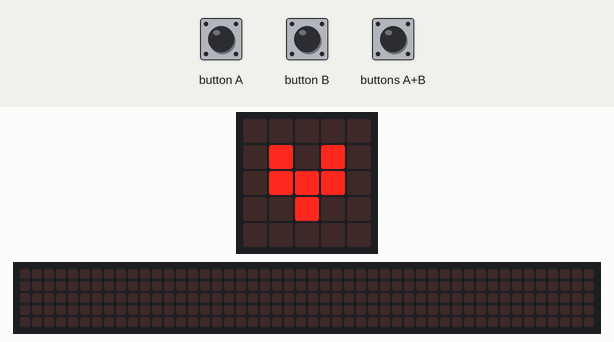
Simulated run of this program. Board: BBC micro:bit running MicroPython. Shown: the board's 5×5 LED display, a strip that is not on the board, showing the scrolling text unrolled. The inputs (shaded band) are chosen by the test bench. The 48×5 strip is a reading aid, not a part: it shows the text the display is scrolling, unrolled, one strip-width of it at a time.

Above: at 0.9 s.
1.3 s: buttons A+B pressed for 1 s
At 1.69 s:
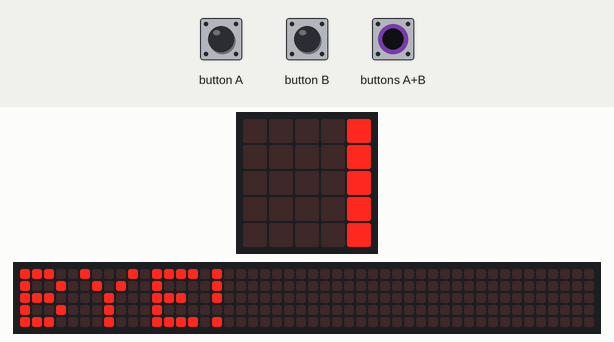
At 5.6 s:
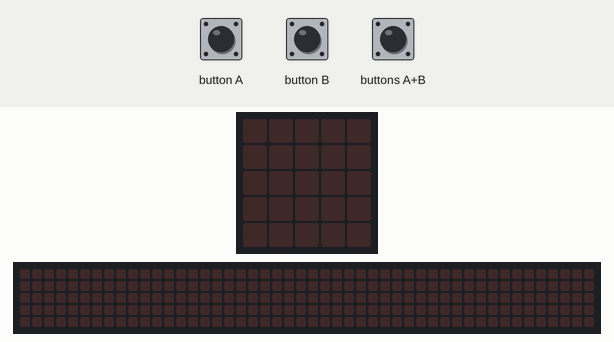
Timing chart, 0 to 7.1 s (numbered marks = the images above; inputs shaded):
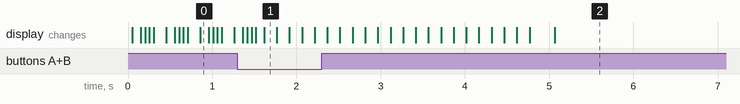

The program:

awesome_hearts.py
```python
from microbit import *

def show_image(image):
    display.show(image)
    sleep(50)

def show_centre_pixel():
    display.set_pixel(2, 2, 9)
    sleep(50)

def animate_heart():
    show_image(Image.HEART)
    show_image(Image.HEART_SMALL)
    show_centre_pixel()
    display.clear()
    sleep(50)
    show_centre_pixel()
    show_image(Image.HEART_SMALL)
    show_image(Image.HEART)
    sleep(50)

while True:
    animate_heart()
    if button_a.is_pressed() and button_b.is_pressed():
        display.scroll("BYE!")
        sleep(1000)
        display.clear()
        break
    elif button_a.is_pressed():
        display.scroll("U ROCK!")
    elif button_b.is_pressed():
        display.scroll("U R AWESOME!")
```

Measured:
- after the input at 1.3 s, the display: first differs from a run without the input after 0.32 s (image 1)
